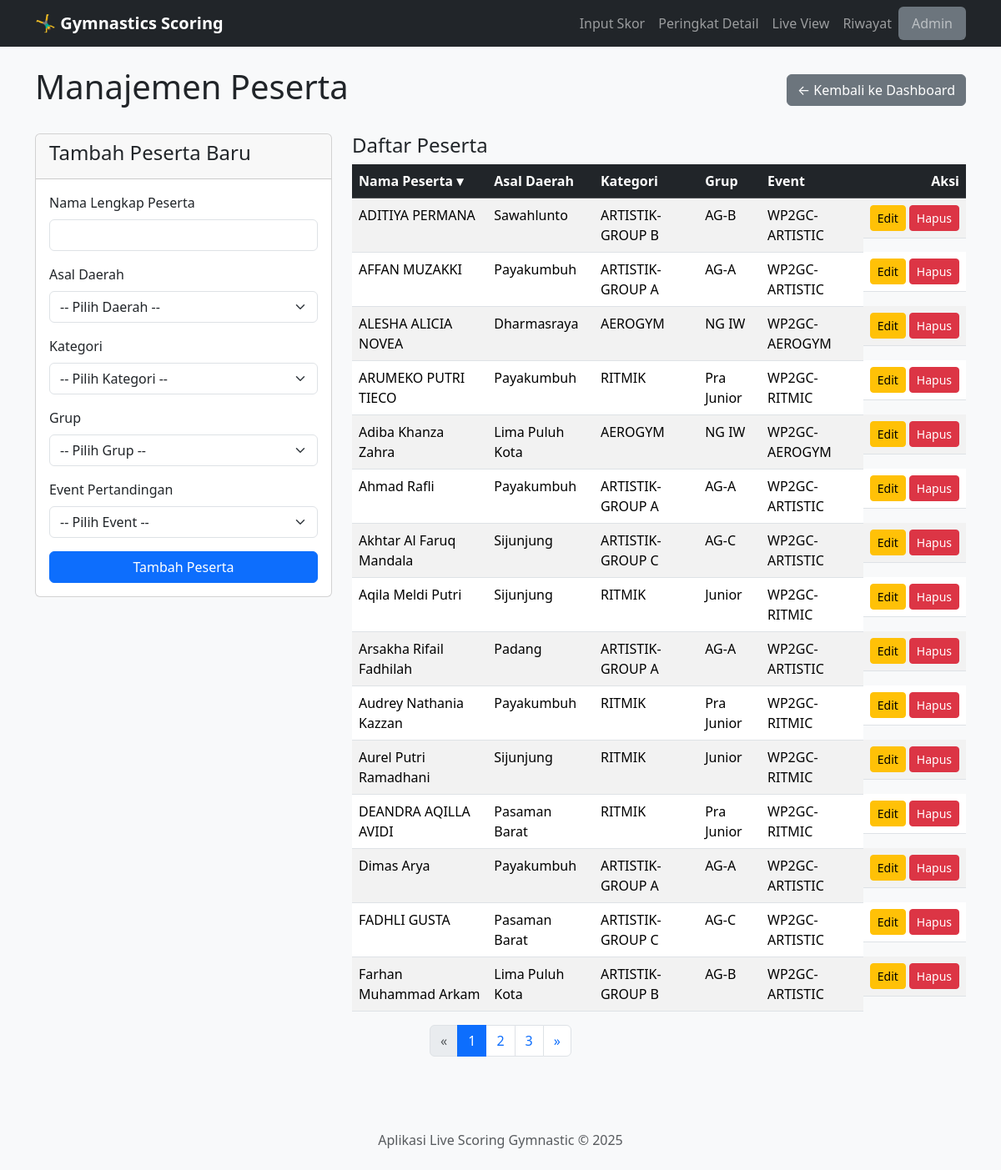
The page /admin/manage/peserta on the database as committed earlier.
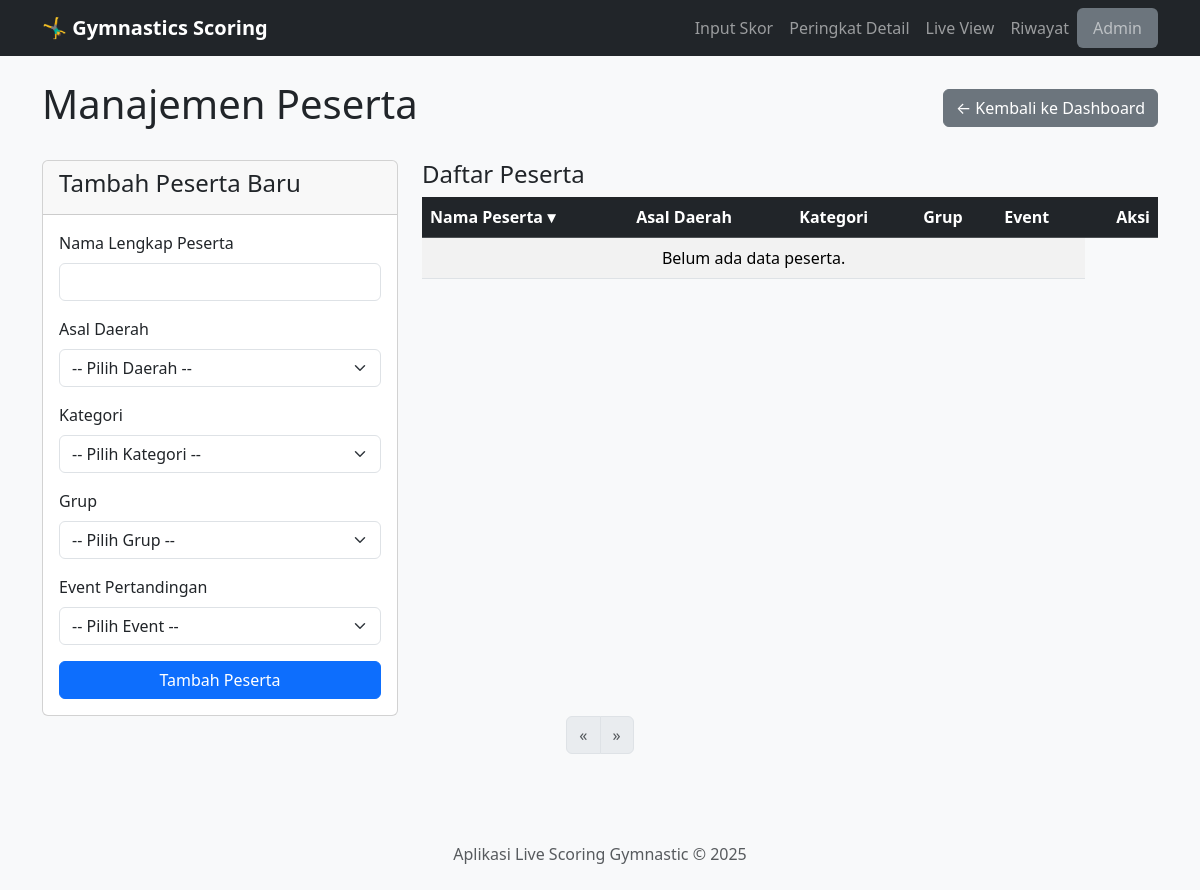
The same page on the database as committed later.
### app.py (models this page shows)
class Peserta(db.Model):
    id = db.Column(db.Integer, primary_key=True)
    nama = db.Column(db.String(150), nullable=False)
    event_id = db.Column(db.Integer, db.ForeignKey('event.id'), nullable=False)
    daerah_id = db.Column(db.Integer, db.ForeignKey('daerah.id'), nullable=False)
    kategori_id = db.Column(db.Integer, db.ForeignKey('kategori.id'), nullable=False)
    grup_id = db.Column(db.Integer, db.ForeignKey('grup.id'), nullable=False)
    event = db.relationship('Event', backref=db.backref('peserta', lazy=True, cascade="all, delete"))
    daerah = db.relationship('Daerah', backref=db.backref('peserta', lazy=True))
    kategori = db.relationship('Kategori', backref=db.backref('peserta', lazy=True))
    grup = db.relationship('Grup', backref=db.backref('peserta', lazy=True))
    __table_args__ = {'extend_existing': True}

class Daerah(db.Model):
    id = db.Column(db.Integer, primary_key=True)
    nama = db.Column(db.String(100), unique=True, nullable=False)

class Kategori(db.Model):
    id = db.Column(db.Integer, primary_key=True)
    nama = db.Column(db.String(100), unique=True, nullable=False)

class Grup(db.Model):
    id = db.Column(db.Integer, primary_key=True)
    nama = db.Column(db.String(100), unique=True, nullable=False)

class Event(db.Model):
    id = db.Column(db.Integer, primary_key=True)
    nama = db.Column(db.String(200), nullable=False)
    tanggal = db.Column(db.Date, nullable=False)
    is_active = db.Column(db.Boolean, default=False, nullable=False)

### app.py (the view, shortened to what this page needs)
@app.route('/admin/manage/peserta', methods=['GET', 'POST'])
def admin_manage_peserta():
    sort_by = request.args.get('sort_by', 'nama')
    page = request.args.get('page', 1, type=int) # Ambil nomor halaman dari URL
    query = Peserta.query
    if sort_by == 'daerah':
        query = query.join(Daerah).order_by(Daerah.nama)
    elif sort_by == 'kategori':
        query = query.join(Kategori).order_by(Kategori.nama)
    elif sort_by == 'grup':
        query = query.join(Grup).order_by(Grup.nama)
    elif sort_by == 'event':
        query = query.join(Event).order_by(Event.nama)
    else:
        query = query.order_by(Peserta.nama)
    pagination = query.paginate(page=page, per_page=15, error_out=False)
    peserta_list = pagination.items
    return render_template('admin_manage_peserta.html',
        peserta_list=peserta_list,
        pagination=pagination, # Kirim objek pagination ke template
        daerah_list=Daerah.query.order_by(Daerah.nama).all(),
        kategori_list=Kategori.query.order_by(Kategori.nama).all(),
        grup_list=Grup.query.order_by(Grup.nama).all(),
        event_list=Event.query.order_by(Event.nama).all(),
        current_sort=sort_by
    )

### templates/admin_manage_peserta.html (shortened to what the changed rows need)
{% extends 'layout.html' %}
{% block content %}
<div class="d-flex justify-content-between align-items-center mb-4">
    <h1>Manajemen Peserta</h1>
</div>
<div class="row">
    <div class="col-md-8">
        <table class="table table-striped table-hover">
            <thead class="table-dark">
                <tr>
                    <th>
                        <a href="{{ url_for('admin_manage_peserta', sort_by='nama') }}" class="text-white text-decoration-none">
                            Nama Peserta {% if current_sort == 'nama' %}▾{% endif %}
                        </a>
                    </th>
                    <th>
                        <a href="{{ url_for('admin_manage_peserta', sort_by='daerah') }}" class="text-white text-decoration-none">
                            Asal Daerah {% if current_sort == 'daerah' %}▾{% endif %}
                        </a>
                    </th>
                    <th>
                        <a href="{{ url_for('admin_manage_peserta', sort_by='kategori') }}" class="text-white text-decoration-none">
                            Kategori {% if current_sort == 'kategori' %}▾{% endif %}
                        </a>
                    </th>
                    <th>
                        <a href="{{ url_for('admin_manage_peserta', sort_by='grup') }}" class="text-white text-decoration-none">
                            Grup {% if current_sort == 'grup' %}▾{% endif %}
                        </a>
                    </th>
                    <th>
                        <a href="{{ url_for('admin_manage_peserta', sort_by='event') }}" class="text-white text-decoration-none">
                            Event {% if current_sort == 'event' %}▾{% endif %}
                        </a>
                    </th>
                    <th class="text-end">Aksi</th>
                </tr>
            </thead>
            <tbody>
                {% for peserta in peserta_list %}
                <tr>
                    <td>{{ peserta.nama }}</td>
                    <td>{{ peserta.daerah.nama }}</td>
                    <td>{{ peserta.kategori.nama }}</td>
                    <td>{{ peserta.grup.nama }}</td>
                    <td>{{ peserta.event.nama }}</td>
                    <td class="text-end d-flex gap-1 justify-content-end">
                        <a href="{{ url_for('admin_edit_peserta', peserta_id=peserta.id) }}" class="btn btn-sm btn-warning">Edit</a>
                        <form action="{{ url_for('admin_delete_peserta', peserta_id=peserta.id) }}" method="post" onsubmit="return confirm('Yakin ingin menghapus peserta ini?');">
                            <button type="submit" class="btn btn-sm btn-danger">Hapus</button>
                        </form>
                    </td>
                </tr>
                {% else %}
                <tr><td colspan="5" class="text-center">Belum ada data peserta.</td></tr>
                {% endfor %}
            </tbody>
        </table>
    </div>
        <nav aria-label="Page navigation">
            <ul class="pagination justify-content-center">
                {% for p in pagination.iter_pages(left_edge=2, right_edge=2, left_current=2, right_current=2) %}
                    {% if p %}
                        <li class="page-item {% if p == pagination.page %}active{% endif %}">
                            <a class="page-link" href="{{ url_for('admin_manage_peserta', page=p, sort_by=current_sort) }}">{{ p }}</a>
                        </li>
                    {% else %}
                        <li class="page-item disabled"><span class="page-link">...</span></li>
                    {% endif %}
                {% endfor %}
                <li class="page-item {% if not pagination.has_next %}disabled{% endif %}">
                    <a class="page-link" href="{{ url_for('admin_manage_peserta', page=pagination.next_num, sort_by=current_sort) }}">
                        &raquo;
                    </a>
                </li>
            </ul>
        </nav>
</div>
{% endblock %}

Rows that differ between the two databases and show on the page:
removed Peserta: nama "ADITIYA PERMANA", daerah.nama "Sawahlunto", kategori.nama "ARTISTIK-GROUP B", grup.nama "AG-B", event.nama "WP2GC-ARTISTIC"
removed Peserta: nama "AFFAN MUZAKKI", daerah.nama "Payakumbuh", kategori.nama "ARTISTIK-GROUP A", grup.nama "AG-A", event.nama "WP2GC-ARTISTIC"
removed Peserta: nama "ALESHA ALICIA NOVEA", daerah.nama "Dharmasraya", kategori.nama "AEROGYM", grup.nama "NG IW", event.nama "WP2GC-AEROGYM"
removed Peserta: nama "ARUMEKO PUTRI TIECO", daerah.nama "Payakumbuh", kategori.nama "RITMIK", grup.nama "Pra Junior", event.nama "WP2GC-RITMIC"
removed Peserta: nama "Adiba Khanza Zahra", daerah.nama "Lima Puluh Kota", kategori.nama "AEROGYM", grup.nama "NG IW", event.nama "WP2GC-AEROGYM"
removed Peserta: nama "Ahmad Rafli", daerah.nama "Payakumbuh", kategori.nama "ARTISTIK-GROUP A", grup.nama "AG-A", event.nama "WP2GC-ARTISTIC"
removed Peserta: nama "Akhtar Al Faruq Mandala", daerah.nama "Sijunjung", kategori.nama "ARTISTIK-GROUP C", grup.nama "AG-C", event.nama "WP2GC-ARTISTIC"
removed Peserta: nama "Aqila Meldi Putri", daerah.nama "Sijunjung", kategori.nama "RITMIK", grup.nama "Junior", event.nama "WP2GC-RITMIC"
removed Peserta: nama "Arsakha Rifail Fadhilah", daerah.nama "Padang", kategori.nama "ARTISTIK-GROUP A", grup.nama "AG-A", event.nama "WP2GC-ARTISTIC"
removed Peserta: nama "Audrey Nathania Kazzan", daerah.nama "Payakumbuh", kategori.nama "RITMIK", grup.nama "Pra Junior", event.nama "WP2GC-RITMIC"
removed Peserta: nama "Aurel Putri Ramadhani", daerah.nama "Sijunjung", kategori.nama "RITMIK", grup.nama "Junior", event.nama "WP2GC-RITMIC"
removed Peserta: nama "DEANDRA AQILLA AVIDI", daerah.nama "Pasaman Barat", kategori.nama "RITMIK", grup.nama "Pra Junior", event.nama "WP2GC-RITMIC"
removed Peserta: nama "Dimas Arya", daerah.nama "Payakumbuh", kategori.nama "ARTISTIK-GROUP A", grup.nama "AG-A", event.nama "WP2GC-ARTISTIC"
removed Peserta: nama "FADHLI GUSTA", daerah.nama "Pasaman Barat", kategori.nama "ARTISTIK-GROUP C", grup.nama "AG-C", event.nama "WP2GC-ARTISTIC"
removed Peserta: nama "Farhan Muhammad Arkam", daerah.nama "Lima Puluh Kota", kategori.nama "ARTISTIK-GROUP B", grup.nama "AG-B", event.nama "WP2GC-ARTISTIC"
Other text that changed with them:
text now shown: "Belum ada data peserta."
list line gone: "1"
list line gone: "2"
list line gone: "3"
